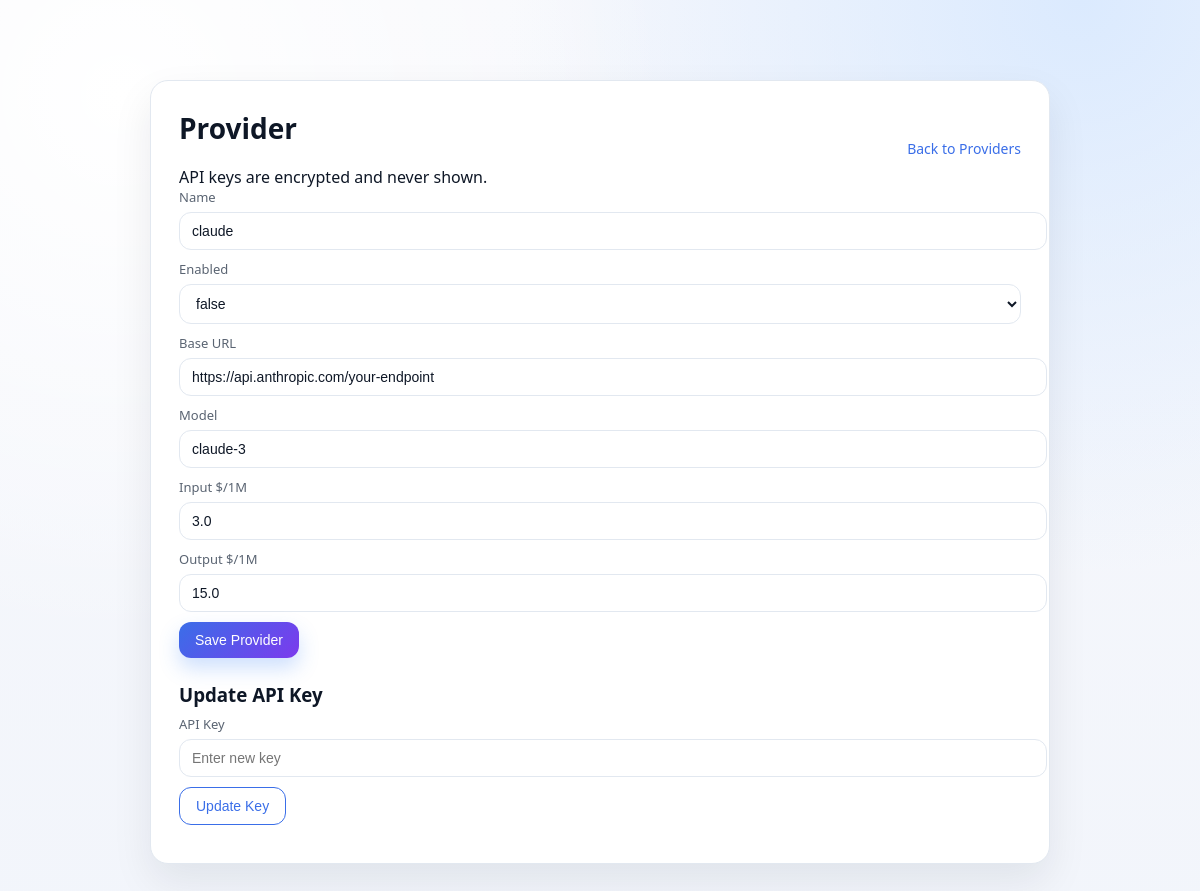
The app's page /providers/edit?provider=claude with its own data.
### tables this page shows
CREATE TABLE "providers" (
                provider_key TEXT PRIMARY KEY,
                enabled INTEGER NOT NULL,
                api_key TEXT,
                api_key_enc TEXT,
                base_url TEXT,
                model TEXT,
                input_per_1m REAL,
                output_per_1m REAL,
                updated_at TEXT
            );

### app/server.py (the view, shortened to what this page needs)
    @app.get("/providers/edit")
    def providers_edit() -> Response:
        provider_key = request.args.get("provider") or ""
        if provider_key:
            provider = get_provider(config.database.path, provider_key)
            if not provider:
                return Response("Provider not found.", status=404)
        return Response(
            render_template("providers_edit.html", provider=provider),
            mimetype="text/html",
        )

### app/db_overrides.py (called while the page is built)
def get_provider(db_path: Path, provider_key: str) -> dict[str, Any] | None:
    with sqlite3.connect(db_path) as conn:
        conn.row_factory = sqlite3.Row
        row = conn.execute(
            """
            SELECT provider_key, enabled, base_url, model,
                   input_per_1m, output_per_1m, updated_at
            FROM providers
            WHERE provider_key = ?
            """,
            (provider_key,),
        ).fetchone()
        if not row:
            return None
        return dict(row)

### app/templates/providers_edit.html (shortened to what this page needs)
<!doctype html>
<html lang="en">
<head>
</head>
<body>
  <div class="wrap">
    <div class="card">
      <div style="display:flex; justify-content: space-between; align-items:center; gap:12px;">
        <div>
          <h1>Provider</h1>
          <div class="muted">API keys are encrypted and never shown.</div>
        </div>
        <div>
          <a class="link" href="/providers">Back to Providers</a>
        </div>
      </div>
      <form id="provider-form" method="post">
        <div class="field">
          <label for="provider_key">Name</label>
          <input id="provider_key" type="text" name="provider_key" value="{{ provider.provider_key }}" {% if provider.provider_key %}readonly{% endif %} required />
        </div>
        <div class="field">
          <label for="enabled">Enabled</label>
          <select id="enabled" name="enabled">
            <option value="false" {% if not provider.enabled %}selected{% endif %}>false</option>
          </select>
        </div>
        <div class="field">
          <label for="base_url">Base URL</label>
          <input id="base_url" type="text" name="base_url" value="{{ provider.base_url }}" />
        </div>
        <div class="field">
          <label for="model">Model</label>
          <input id="model" type="text" name="model" value="{{ provider.model }}" />
        </div>
        <div class="field">
          <label for="input_per_1m">Input $/1M</label>
          <input id="input_per_1m" type="number" step="0.0001" name="input_per_1m" value="{{ provider.input_per_1m }}" />
        </div>
        <div class="field">
          <label for="output_per_1m">Output $/1M</label>
          <input id="output_per_1m" type="number" step="0.0001" name="output_per_1m" value="{{ provider.output_per_1m }}" />
        </div>
        <div class="actions">
          <button type="submit">Save Provider</button>
        </div>
      </form>
      <form id="key-form" method="post" style="margin-top: 24px;" {% if not provider.provider_key %}hidden{% endif %}>
        <h3 id="key" style="margin: 0 0 8px;">Update API Key</h3>
        <div class="field">
          <label for="api_key">API Key</label>
          <input id="api_key" type="text" name="api_key" placeholder="Enter new key" />
        </div>
        <div class="actions">
          <button type="submit" class="ghost">Update Key</button>
        </div>
      </form>
    </div>
  </div>
</body>
</html>

### app/templates/providers_edit.html (style rules this page uses)
:root { --bg: #f2f5fb; --ink: #0e1726; --accent: #3a6ee8; --accent-2: #7c3aed; --card: #ffffff; --muted: #5a6472; --line: #e2e8f0; }
body { margin: 0; font-family: "Avenir Next", "Segoe UI Variable", "Segoe UI", "Helvetica Neue", sans-serif; background: radial-gradient(circle at 10% 10%, #ffffff, transparent 40%), radial-gradient(circle at 90% 0%, #dbeafe, transparent 40%), linear-gradient(180deg, #f7f8fc, var(--bg)); color: var(--ink); }
.wrap { max-width: 900px; margin: 56px auto; padding: 24px; }
.card { background: var(--card); border: 1px solid var(--line); border-radius: 18px; padding: 28px; box-shadow: 0 18px 40px rgba(15, 23, 42, 0.08); }
h1 { margin-top: 0; font-size: 28px; }
.field { display: flex; flex-direction: column; gap: 6px; margin-bottom: 10px; }
label { font-size: 13px; color: var(--muted); }
input[type="text"], input[type="number"], select { width: 100%; padding: 10px 12px; border-radius: 12px; border: 1px solid var(--line); background: #fff; font-size: 14px; color: var(--ink); }
button { background: linear-gradient(135deg, var(--accent), var(--accent-2)); color: #fff; border: none; padding: 10px 16px; border-radius: 12px; font-size: 14px; cursor: pointer; box-shadow: 0 10px 20px rgba(59, 130, 246, 0.25); }
button.ghost { background: transparent; color: var(--accent); border: 1px solid var(--accent); box-shadow: none; }
.actions { display: flex; gap: 10px; flex-wrap: wrap; margin-top: 8px; }
a.link { color: var(--accent); text-decoration: none; font-size: 14px; }

### records on screen
providers: provider_key "claude", enabled "false", base_url "https://api.anthropic.com/your-endpoint", model "claude-3", input_per_1m "3.0", output_per_1m "15.0"
